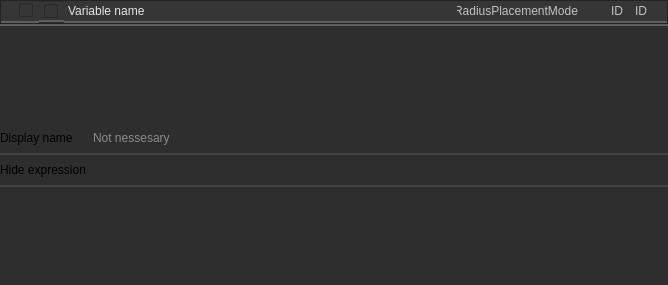
<?xml version="1.0" encoding="UTF-8"?>
<ui version="4.0">
 <class>Form</class>
 <widget class="QWidget" name="Form">
  <property name="geometry">
   <rect>
    <x>0</x>
    <y>0</y>
    <width>668</width>
    <height>285</height>
   </rect>
  </property>
  <property name="windowTitle">
   <string>Form</string>
  </property>
  <property name="styleSheet">
   <string notr="true">background-color: #2e2e2e;</string>
  </property>
  <layout class="QVBoxLayout" name="verticalLayout">
   <property name="spacing">
    <number>0</number>
   </property>
   <property name="leftMargin">
    <number>0</number>
   </property>
   <property name="topMargin">
    <number>0</number>
   </property>
   <property name="rightMargin">
    <number>0</number>
   </property>
   <property name="bottomMargin">
    <number>0</number>
   </property>
   <item>
    <widget class="QFrame" name="frame">
     <property name="maximumSize">
      <size>
       <width>16777215</width>
       <height>24</height>
      </size>
     </property>
     <property name="frameShape">
      <enum>QFrame::Shape::StyledPanel</enum>
     </property>
     <property name="frameShadow">
      <enum>QFrame::Shadow::Raised</enum>
     </property>
     <layout class="QHBoxLayout" name="horizontalLayout">
      <property name="spacing">
       <number>0</number>
      </property>
      <property name="leftMargin">
       <number>0</number>
      </property>
      <property name="topMargin">
       <number>0</number>
      </property>
      <property name="rightMargin">
       <number>0</number>
      </property>
      <property name="bottomMargin">
       <number>0</number>
      </property>
      <item>
       <widget class="QLabel" name="label">
        <property name="styleSheet">
         <string notr="true">image: url(:/icons/more_vert.png);
padding-left: 3px;
padding-right: 3px;
    border: 2px solid #d0d0d0;
	border-top: 0px;
	border-left: 0px;
	border-right: 0px;
    border-color: rgba(94, 94, 94, 255);
    border-radius: 0px;
background-color: #363636;</string>
        </property>
        <property name="text">
         <string/>
        </property>
       </widget>
      </item>
      <item>
       <widget class="QCheckBox" name="show_child">
        <property name="toolTip">
         <string>&lt;html&gt;&lt;head/&gt;&lt;body&gt;&lt;p&gt;&lt;span style=&quot; font-size:8pt; font-weight:400;&quot;&gt;Show child&lt;/span&gt;&lt;/p&gt;&lt;/body&gt;&lt;/html&gt;</string>
        </property>
        <property name="styleSheet">
         <string notr="true">QCheckBox::indicator:checked {
    
image: url(://icons/arrow_drop_down.png);
	height:14px;
	width:14px;
}

QCheckBox::indicator:unchecked {
    image: url(://icons/arrow_drop_right.png);
	height:14px;
	width:14px;
}
QCheckBox {
    font: 700 10pt &quot;Segoe UI&quot;;
    border: 2px solid black;
    border-radius: 0px;
    border-color: rgba(94, 94, 94, 255);
    height:14px;
    padding-top: 2px;
    padding-bottom:4px;
    color: #e5e5e5;
background-color: #363636;
    padding-left: 4px;
}
QCheckBox:hover {
    background-color: #515965;
    color: white;
}
QCheckBox{
	padding-left:5px;
	border-left: 0px solid black;
border-right: 0px solid black;
border-top: 0px solid black;
}</string>
        </property>
        <property name="text">
         <string/>
        </property>
        <property name="checked">
         <bool>false</bool>
        </property>
        <property name="tristate">
         <bool>false</bool>
        </property>
       </widget>
      </item>
      <item>
       <widget class="QCheckBox" name="visible_in_editor">
        <property name="toolTip">
         <string>&lt;html&gt;&lt;head/&gt;&lt;body&gt;&lt;p&gt;&lt;span style=&quot; font-size:8pt; font-weight:400;&quot;&gt;Show in editor&lt;/span&gt;&lt;/p&gt;&lt;/body&gt;&lt;/html&gt;</string>
        </property>
        <property name="styleSheet">
         <string notr="true">QCheckBox::indicator:checked {
    image: url(://icons/visibility_24dp.png);
	height:16px;
	width:16px;
}

QCheckBox::indicator:unchecked {
    image: url(://icons/visibility_off_24dp.png); 
	height:16px;
	width:16px;
}


QCheckBox {
    font: 700 10pt &quot;Segoe UI&quot;;
    border: 2px solid black;
    border-radius: 0px;
    border-color: rgba(94, 94, 94, 255);
    height:14px;
    padding-top: 2px;
    padding-bottom:2px;
    color: #e5e5e5;
    padding-left: 4px;
background-color: #363636;
}
QCheckBox:hover {
    background-color: #515965;
    color: white;
}
QCheckBox{
	padding-left:5px;
	border-left: 0px solid black;
border-right: 0px solid black;
border-top: 0px solid black;
}</string>
        </property>
        <property name="text">
         <string/>
        </property>
        <property name="checked">
         <bool>false</bool>
        </property>
        <property name="autoRepeat">
         <bool>false</bool>
        </property>
        <property name="autoExclusive">
         <bool>false</bool>
        </property>
        <property name="tristate">
         <bool>false</bool>
        </property>
       </widget>
      </item>
      <item>
       <widget class="QLineEdit" name="variable_name">
        <property name="toolTip">
         <string>&lt;html&gt;&lt;head/&gt;&lt;body&gt;&lt;p&gt;Variable name and display name&lt;/p&gt;&lt;/body&gt;&lt;/html&gt;</string>
        </property>
        <property name="styleSheet">
         <string notr="true">QLineEdit {
	font: 8pt &quot;Segoe UI&quot;;
    border: 2px solid #d0d0d0;
	border-top: 0px;
	border-left: 0px;
	border-right: 0px;
    border-color: rgba(94, 94, 94, 255);
    border-radius: 0px;
    padding: 2px;
color: #e5e5e5;
background-color: #363636;
}
QLineEdit:focus {
    border-color: rgba(94, 94, 94, 255);
}
QLineEdit::selection {
    background-color: #515965;
    color: white;
}

</string>
        </property>
        <property name="inputMethodHints">
         <set>Qt::InputMethodHint::ImhLatinOnly|Qt::InputMethodHint::ImhLowercaseOnly</set>
        </property>
        <property name="text">
         <string>Variable name</string>
        </property>
        <property name="maxLength">
         <number>86</number>
        </property>
        <property name="readOnly">
         <bool>false</bool>
        </property>
       </widget>
      </item>
      <item>
       <widget class="QLineEdit" name="variable_class">
        <property name="sizePolicy">
         <sizepolicy hsizetype="Preferred" vsizetype="Preferred">
          <horstretch>0</horstretch>
          <verstretch>0</verstretch>
         </sizepolicy>
        </property>
        <property name="minimumSize">
         <size>
          <width>128</width>
          <height>0</height>
         </size>
        </property>
        <property name="maximumSize">
         <size>
          <width>128</width>
          <height>16777215</height>
         </size>
        </property>
        <property name="contextMenuPolicy">
         <enum>Qt::ContextMenuPolicy::NoContextMenu</enum>
        </property>
        <property name="toolTip">
         <string>&lt;html&gt;&lt;head/&gt;&lt;body&gt;&lt;p&gt;class&lt;/p&gt;&lt;/body&gt;&lt;/html&gt;</string>
        </property>
        <property name="styleSheet">
         <string notr="true">QLineEdit {
	font: 8pt &quot;Segoe UI&quot;;
    border: 2px solid #d0d0d0;
	border-top: 0px;
	border-left: 0px;
	border-right: 0px;
    border-color: rgba(94, 94, 94, 255);
    border-radius: 0px;
    padding: 2px;
	color: rgb(193, 193, 193);
	background-color: #363636;
}
QLineEdit:focus {
    border-color: rgba(94, 94, 94, 255);
}
QLineEdit::selection {
    background-color: #515965;
    color: white;
}

</string>
        </property>
        <property name="text">
         <string>RadiusPlacementMode</string>
        </property>
        <property name="maxLength">
         <number>64</number>
        </property>
        <property name="alignment">
         <set>Qt::AlignmentFlag::AlignRight|Qt::AlignmentFlag::AlignTrailing|Qt::AlignmentFlag::AlignVCenter</set>
        </property>
        <property name="readOnly">
         <bool>true</bool>
        </property>
       </widget>
      </item>
      <item>
       <widget class="QToolButton" name="change_class">
        <property name="styleSheet">
         <string notr="true">

QToolButton {
    font: 700 10pt &quot;Segoe UI&quot;;
    border: 2px solid black;
    border-radius: 0px;
    border-color: rgba(94, 94, 94, 255);
    height:14px;
    padding-top: 2px;
    padding-bottom:2px;
    color: #e5e5e5;
    padding-left: 4px;
background-color: #363636;
}
QToolButton:hover {
    background-color: #515965;
    color: white;
}
QToolButton{
	padding-left:5px;
	border-left: 0px solid black;
border-right: 0px solid black;
border-top: 0px solid black;
}</string>
        </property>
        <property name="text">
         <string/>
        </property>
        <property name="icon">
         <iconset resource="../../resources.qrc">
          <normaloff>:/icons/edit_16dp.svg</normaloff>:/icons/edit_16dp.svg</iconset>
        </property>
       </widget>
      </item>
      <item>
       <widget class="QLineEdit" name="id_display_label">
        <property name="maximumSize">
         <size>
          <width>24</width>
          <height>16777215</height>
         </size>
        </property>
        <property name="toolTip">
         <string>&lt;html&gt;&lt;head/&gt;&lt;body&gt;&lt;p&gt;class&lt;/p&gt;&lt;/body&gt;&lt;/html&gt;</string>
        </property>
        <property name="styleSheet">
         <string notr="true">QLineEdit {
	font: 8pt &quot;Segoe UI&quot;;
    border: 2px solid #d0d0d0;
	border-top: 0px;
	border-left: 0px;
	border-right: 0px;
    border-color: rgba(94, 94, 94, 255);
    border-radius: 0px;
    padding: 2px;
	color: rgb(193, 193, 193);
	background-color: #363636;
}
QLineEdit:focus {
    border-color: rgba(94, 94, 94, 255);
}
QLineEdit::selection {
    background-color: #515965;
    color: white;
}

</string>
        </property>
        <property name="text">
         <string>ID</string>
        </property>
        <property name="maxLength">
         <number>64</number>
        </property>
        <property name="readOnly">
         <bool>true</bool>
        </property>
       </widget>
      </item>
      <item>
       <widget class="QLineEdit" name="id_display">
        <property name="maximumSize">
         <size>
          <width>36</width>
          <height>16777215</height>
         </size>
        </property>
        <property name="toolTip">
         <string>&lt;html&gt;&lt;head/&gt;&lt;body&gt;&lt;p&gt;class&lt;/p&gt;&lt;/body&gt;&lt;/html&gt;</string>
        </property>
        <property name="styleSheet">
         <string notr="true">QLineEdit {
	font: 8pt &quot;Segoe UI&quot;;
    border: 2px solid #d0d0d0;
	border-top: 0px;
	border-left: 0px;
	border-right: 0px;
    border-color: rgba(94, 94, 94, 255);
    border-radius: 0px;
    padding: 2px;
	color: rgb(193, 193, 193);
	background-color: #363636;
}
QLineEdit:focus {
    border-color: rgba(94, 94, 94, 255);
}
QLineEdit::selection {
    background-color: #515965;
    color: white;
}

</string>
        </property>
        <property name="text">
         <string>ID</string>
        </property>
        <property name="maxLength">
         <number>64</number>
        </property>
        <property name="readOnly">
         <bool>true</bool>
        </property>
       </widget>
      </item>
     </layout>
    </widget>
   </item>
   <item>
    <widget class="QFrame" name="frame_layout">
     <property name="styleSheet">
      <string notr="true">QFrame#frame_layout { border: 0px; border-top: 2px solid rgba(94, 94, 94, 255); }</string>
     </property>
     <property name="frameShape">
      <enum>QFrame::Shape::NoFrame</enum>
     </property>
     <property name="frameShadow">
      <enum>QFrame::Shadow::Raised</enum>
     </property>
     <layout class="QVBoxLayout" name="verticalLayout_2">
      <property name="spacing">
       <number>0</number>
      </property>
      <property name="leftMargin">
       <number>0</number>
      </property>
      <property name="topMargin">
       <number>0</number>
      </property>
      <property name="rightMargin">
       <number>0</number>
      </property>
      <property name="bottomMargin">
       <number>0</number>
      </property>
      <item>
       <layout class="QVBoxLayout" name="layout">
        <property name="spacing">
         <number>0</number>
        </property>
        <property name="sizeConstraint">
         <enum>QLayout::SizeConstraint::SetDefaultConstraint</enum>
        </property>
        <item>
         <widget class="QFrame" name="frame_3">
          <property name="maximumSize">
           <size>
            <width>16777215</width>
            <height>32</height>
           </size>
          </property>
          <property name="styleSheet">
           <string notr="true">.QFrame {
    font: 580 10pt &quot;Segoe UI&quot;;
    border: 2px solid black;
    border-radius: 0px;
    border-left: 0px;
    border-right: 0px;
	border-top: 0px;
    border-color: rgba(66, 66, 66, 255);
    color: #e5e5e5;
    background-color: #2e2e2e;
}

.QFrame::hover {
}
.QFrame::selected {
    background-color: #515965;
}</string>
          </property>
          <property name="frameShape">
           <enum>QFrame::Shape::StyledPanel</enum>
          </property>
          <property name="frameShadow">
           <enum>QFrame::Shadow::Raised</enum>
          </property>
          <property name="lineWidth">
           <number>0</number>
          </property>
          <layout class="QHBoxLayout" name="horizontalLayout_2">
           <property name="spacing">
            <number>16</number>
           </property>
           <property name="leftMargin">
            <number>0</number>
           </property>
           <property name="topMargin">
            <number>0</number>
           </property>
           <property name="rightMargin">
            <number>0</number>
           </property>
           <property name="bottomMargin">
            <number>0</number>
           </property>
           <item>
            <widget class="QLabel" name="label_2">
             <property name="styleSheet">
              <string notr="true">border:0px;
background-color: rgba(255, 255, 255, 0);
font: 8pt &quot;Segoe UI&quot;;

</string>
             </property>
             <property name="text">
              <string>Display name</string>
             </property>
            </widget>
           </item>
           <item>
            <widget class="QLineEdit" name="varialbe_display_name">
             <property name="styleSheet">
              <string notr="true">QLineEdit {
    border: 0px solid #d0d0d0;
    border-color: rgba(94, 94, 94, 255);
    border-radius: 2px;
    padding: 2px;
    color: #e5e5e5;
background-color: #2e2e2e;

}
</string>
             </property>
             <property name="placeholderText">
              <string>Not nessesary</string>
             </property>
            </widget>
           </item>
          </layout>
         </widget>
        </item>
        <item>
         <widget class="QFrame" name="hide_expression_frame">
          <property name="maximumSize">
           <size>
            <width>16777215</width>
            <height>32</height>
           </size>
          </property>
          <property name="styleSheet">
           <string notr="true">.QFrame {
    font: 580 10pt &quot;Segoe UI&quot;;
    border: 2px solid black;
    border-radius: 0px;
    border-left: 0px;
    border-right: 0px;
	border-top: 0px;
    border-color: rgba(66, 66, 66, 255);
    color: #e5e5e5;
    background-color: #2e2e2e;
}

.QFrame::hover {
}
.QFrame::selected {
    background-color: #515965;
}</string>
          </property>
          <property name="frameShape">
           <enum>QFrame::Shape::StyledPanel</enum>
          </property>
          <property name="frameShadow">
           <enum>QFrame::Shadow::Raised</enum>
          </property>
          <property name="lineWidth">
           <number>0</number>
          </property>
          <layout class="QHBoxLayout" name="horizontalLayout_3">
           <property name="spacing">
            <number>16</number>
           </property>
           <property name="leftMargin">
            <number>0</number>
           </property>
           <property name="topMargin">
            <number>0</number>
           </property>
           <property name="rightMargin">
            <number>0</number>
           </property>
           <property name="bottomMargin">
            <number>0</number>
           </property>
           <item>
            <widget class="QLabel" name="label_3">
             <property name="styleSheet">
              <string notr="true">border:0px;
background-color: rgba(255, 255, 255, 0);
font: 8pt &quot;Segoe UI&quot;;

</string>
             </property>
             <property name="text">
              <string>Hide expression</string>
             </property>
            </widget>
           </item>
          </layout>
         </widget>
        </item>
       </layout>
      </item>
     </layout>
    </widget>
   </item>
  </layout>
 </widget>
 <resources>
  <include location="../../resources.qrc"/>
 </resources>
 <connections/>
</ui>
